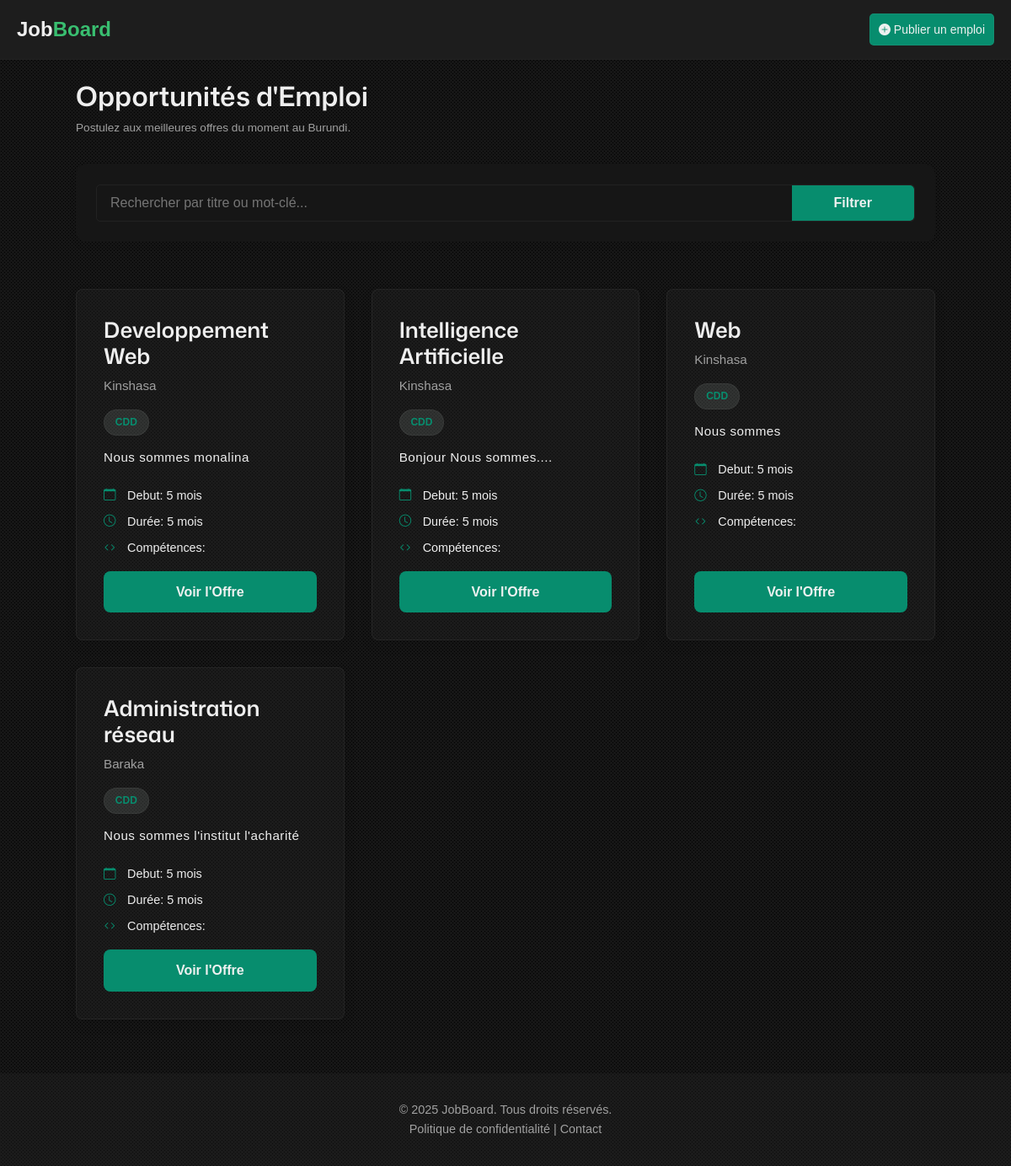
Before: / (signed in) with the older database file.
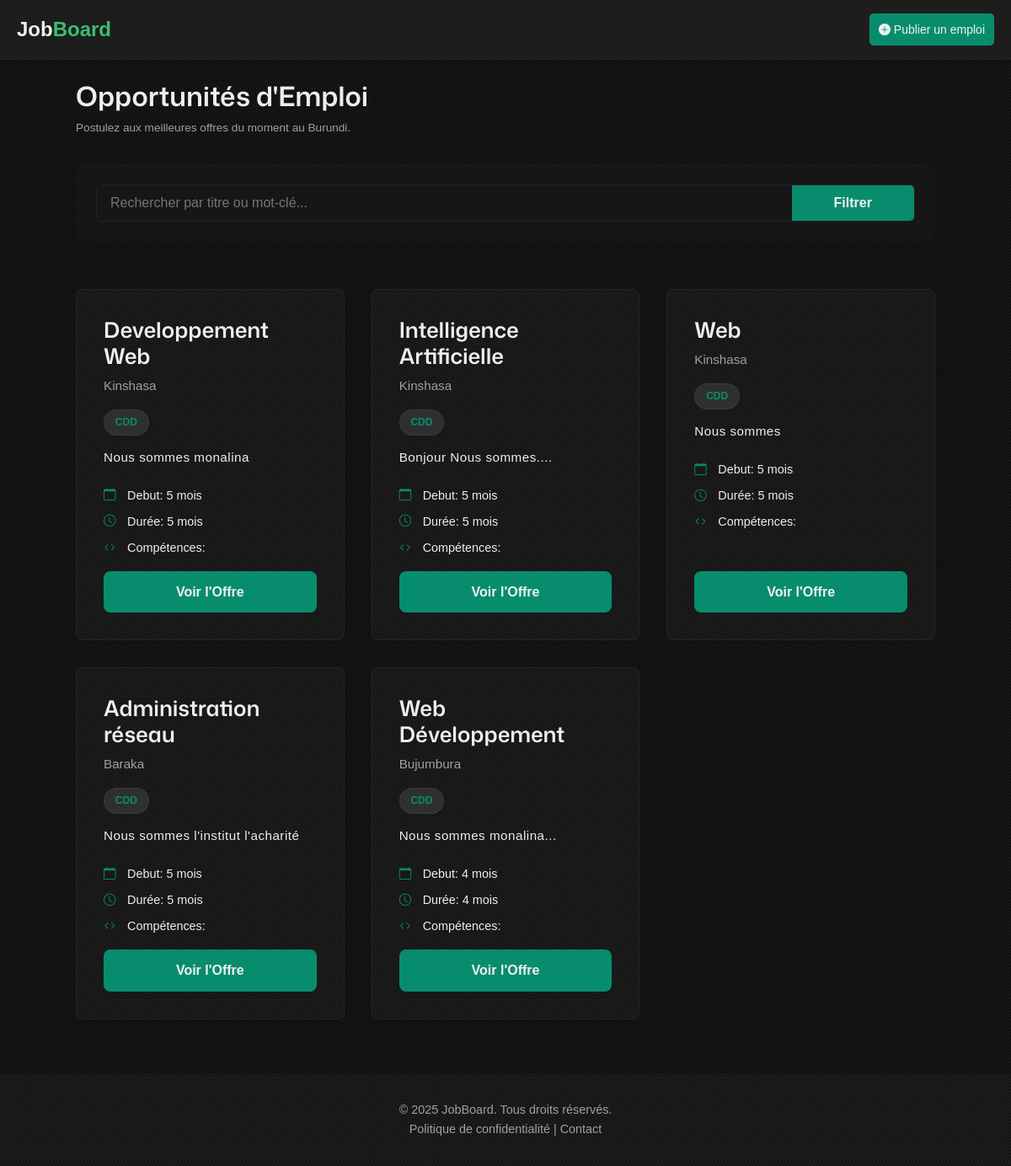
After: the same page with the newer database file.
### jobBoard/app/job/models.py (models this page shows)
class Offer(models.Model):
    id = models.UUIDField(primary_key=True, default=uuid4, editable=False)
    employer = models.ForeignKey('EmployerProfil', on_delete=models.SET_NULL, null=True, related_name="offers")
    title = models.CharField(max_length=50)
    competence = models.CharField(max_length=100)
    experience = models.CharField(max_length=100, null=True, blank=True)
    delay = models.CharField(max_length=50, null=True, blank=True)
    profil = models.CharField(max_length=150, null=True, blank=True)
    description = models.TextField()
    contract_type = models.CharField(max_length=20)
    salary = models.IntegerField(null=True, blank=True)
    workplace = models.CharField(max_length=50)
    company_name = models.CharField(max_length=50)
    activity_sector = models.CharField(max_length=50, null=True, blank=True)
    coordinate = models.CharField(max_length=100)
    created_at = models.DateTimeField(auto_now_add=True)
    updated_at = models.DateTimeField(auto_now=True)

### jobBoard/app/job/candidate_views.py (the view)
# urls.py: path('', homeView, name="home"),
@login_required
def homeView(request):
    context = {
        'offers': Offer.objects.all()
    }
    return render(request, "job/candidate/home.html", context)

### jobBoard/app/job/templates/job/candidate/home.html (shortened to what this page needs)
{% extends "../bases/base.html" %}
{% block header %}
    {% include "../bases/header.html" %}
{% endblock %}
{% block content %}
    <main class="container">
        <div class="header">
            <h1>Opportunités d'Emploi</h1>
            <p class="intro-text">Postulez aux meilleures offres du moment au Burundi.</p>
        </div>
        <section class="search-bar">
            <form method="post" class="search-wrapper">
                <input type="text" placeholder="Rechercher par titre ou mot-clé...">
                <button type="submit">Filtrer</button>
        </section>
        <section class="job-list">
            {% if offers %}
            {% for offer in offers %}
            <article class="job-card">
                <div>
                    <h3 class="card-title">{{ offer.title }}</h3>
                    <p class="card-subtitle">{{ offer.workplace }}</p>
                    <span class="job-tag tag-stage">{{ offer.contract_type }}</span>
                    <p class="short-description">{{ offer.description }}</p>
                    <ul class="card-details-list">
                        <li><i class="bi bi-calendar"></i>Debut: {{ offer.delay }}</li>
                        <li><i class="bi bi-clock"></i>Durée: {{ offer.delay }}</li>
                        <li><i class="bi bi-code"></i>Compétences:  {{ offer.compentece }}</li>
                    </ul>
                </div>
                <a href="{% url "apply_for_job" offer.id %}" class="view-details-btn">Voir l'Offre</a>
            </article>
            {% endfor %}
            {% else %}
            <div style="text-align: center;margin: 2em 0;color: var(--bs-text-muted);">
                <i class="bi bi-search" style="font-size: 50px;"></i>
                <p>Aucun emploi disponible pour le moment</p>
            </div>
            {% endif %}
        </section>
    </main>
{% endblock %}
{% block footer %}
    {% include "../bases/footer.html" %}
{% endblock %}

Changed rows visible on the page:
added Offer: title "Web Développement", workplace "Bujumbura", contract_type "CDD", description "Nous sommes monalina...", delay "4 mois"
